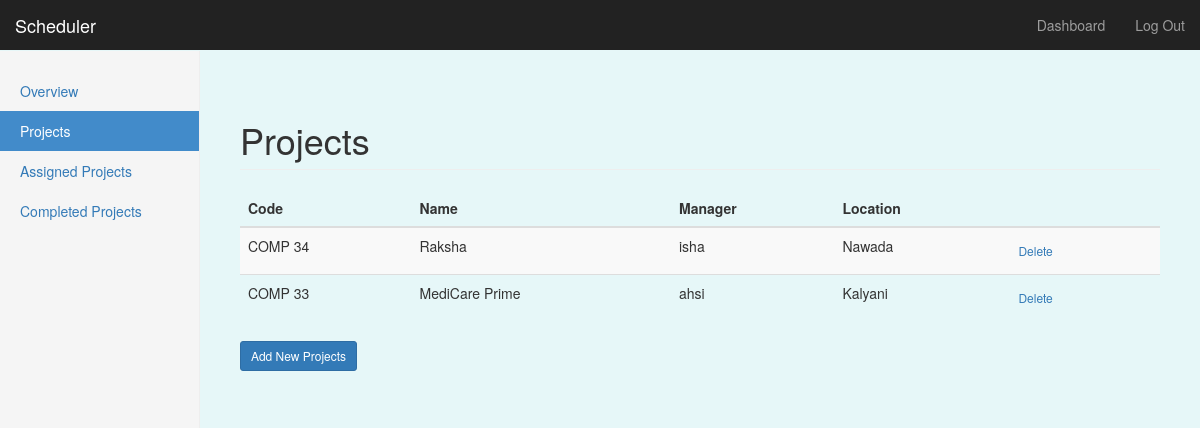
The page /dashboard/courses (signed in) on the database its author committed.
### scheduler/models/models.py (models this page shows, shortened)
class Courses(db.Model):
    __tablename__ = 'courses'
    c_id = db.Column(db.Integer, primary_key=True)
    course_code = db.Column(db.String, nullable=False)
    course_name = db.Column(db.String, nullable=False)
    lecturer = db.Column(db.String, nullable=False)
    location = db.Column(db.String, nullable=False)
    user_id = db.Column(db.Integer, db.ForeignKey('users.id'))

### scheduler/routes.py (the view)
@app.route('/dashboard/courses')
@login_required
def courses():
    user_courses = Courses.query.filter_by(user_id=current_user.get_id()).order_by(Courses.course_code.desc()).all()
    return render_template('courses.html', name=current_user.username, courses=user_courses,add_state=False,edit_state=False, form=None)

### scheduler/routes.py (called while the page is built)
@login_manager.user_loader
def load_user(user_id):
    return User.query.get(int(user_id))

### scheduler/templates/courses.html (shortened to what this page needs)
{% extends "bootstrap/base.html" %}
{% import "bootstrap/wtf.html" as wtf %}
{% block styles %}
{{super()}}
<link rel="stylesheet" href="{{url_for('.static', filename='style.css')}}">
{% endblock %}
{% block content %}
    <nav class="navbar navbar-inverse navbar-fixed-top">
      <div class="container-fluid">
        <div class="navbar-header">
          <a class="navbar-brand" href="#">Scheduler</a>
        </div>
        <div id="navbar" class="navbar-collapse collapse">
          <ul class="nav navbar-nav navbar-right">
            <li><a href="#">Dashboard</a></li>
            <li><a href="{{ url_for('logout') }}">Log Out</a></li>
          </ul>
        </div>
      </div>
    </nav>
    <div class="container-fluid">
      <div class="row">
        <div class="col-sm-3 col-md-2 sidebar">
          <ul class="nav nav-sidebar">
              <li {% if request.endpoint == 'dashboard' %} class="active" {% endif %}> <a href="{{url_for('dashboard')}}">Overview</a></li>
            <li {% if request.endpoint == 'courses' %} class="active" {% endif %}><a href="{{url_for('courses')}}" id="tab2-id">Projects</a></li>
            <li {% if request.endpoint == 'assignments' %} class="active" {% endif %}><a href="{{url_for('assignments')}}">Assigned Projects</a></li>
            <li {% if request.endpoint == 'completed' %} class="active" {% endif %} ><a href="{{url_for('completed')}}">Completed Projects</a></li>
          </ul>
        </div>
       {% if add_state and form %}
       <div class="col-sm-4 col-md-offset-2 main">
         <form class="form-signin" method="POST">
            <h2 class="form-signin-heading">Add Course</h2>
            {{ form.hidden_tag() }}
            {{ wtf.form_field(form.code) }}
            {{ wtf.form_field(form.title) }}
            {{ wtf.form_field(form.lecturer) }}
            {{ wtf.form_field(form.location) }}
            <button class="btn btn-sm btn-primary" type="submit">Create</button>
            <a href="{{ url_for('courses') }}">Cancel</a>
         </form>
       <div class="col-sm-4 col-md-offset-2 main">
       {% else %}
       <div class="col-sm-9 col-sm-offset-3 col-md-10 col-md-offset-2 main">
          <h1 class="page-header">Projects</h1>
          <table class="table table-striped table-hover">
            <thead class="thead-dark">
                <tr>
                    <th>Code</th><th>Name</th><th>Manager</th><th>Location</th><th></th>
                </tr>
            </thead>
            <tbody>
                {% for c in courses %}
                <tr>
                    <td>{{c.course_code}}</td>
                    <td>{{c.course_name}}</td>
                    <td>{{c.lecturer}}</td>
                    <td>{{c.location}}</td>
                    <td>
                      <a href='/dashboard/courses/{{c.c_id}}' class="btn btn-secondary btn-sm">Delete</a>
                    </td>
                </tr>
                {% endfor %}
            </tbody>
          </table>
       <h4><a href="{{ url_for('addCourse') }}" class="btn btn-primary btn-sm">Add New Projects</a></h4>
      </div>
      {% endif %}
      </div>
    </div>
{% endblock %}

### scheduler/static/style.css (style rules this page uses)
body { padding-top: 50px; }
.navbar-fixed-top { border: 0; }
.sidebar { display: none; }
@media (min-width: 768px) { .sidebar { position: fixed; top: 51px; bottom: 0; left: 0; z-index: 1000; display: block; padding: 20px; overflow-x: hidden; overflow-y: auto; background-color: #f5f5f5; border-right: 1px solid #eee; } }
.nav-sidebar { margin-right: -21px; margin-bottom: 20px; margin-left: -20px; }
.nav-sidebar > li > a { padding-right: 20px; padding-left: 20px; }
.nav-sidebar > .active > a, .nav-sidebar > .active > a:hover, .nav-sidebar > .active > a:focus { color: #fff; background-color: #428bca; }
.main { padding: 20px; }
@media (min-width: 768px) { .main { padding-right: 40px; padding-left: 40px; } }
.main .page-header { margin-top: 0; }
body { padding-top: 100px; padding-bottom: 40px; background-color: #e6f7f8; }

### rows shown on the page
Courses: course_code "COMP 34", course_name "Raksha", lecturer "isha", location "Nawada"
Courses: course_code "COMP 33", course_name "MediCare Prime", lecturer "ahsi", location "Kalyani"
